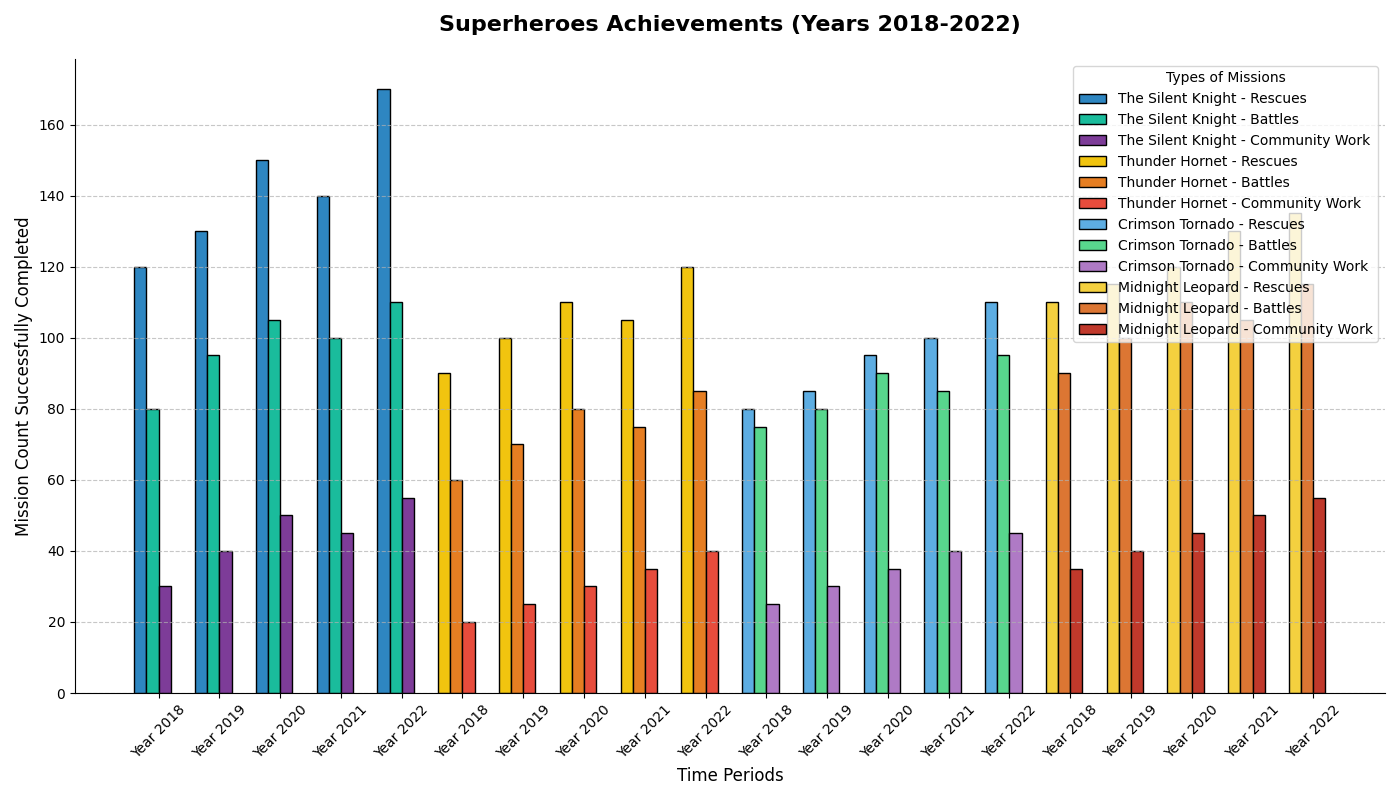

Python code for this plot:
import matplotlib.pyplot as plt
import numpy as np

heroes = ["The Silent Knight", "Thunder Hornet", "Crimson Tornado", "Midnight Leopard"]
timeframe = ["Year 2018", "Year 2019", "Year 2020", "Year 2021", "Year 2022"]

rescues = np.array([
    [120, 130, 150, 140, 170],
    [90, 100, 110, 105, 120],
    [80, 85, 95, 100, 110],
    [110, 115, 120, 130, 135]
])
battles = np.array([
    [80, 95, 105, 100, 110],
    [60, 70, 80, 75, 85],
    [75, 80, 90, 85, 95],
    [90, 100, 110, 105, 115]
])
community = np.array([
    [30, 40, 50, 45, 55],
    [20, 25, 30, 35, 40],
    [25, 30, 35, 40, 45],
    [35, 40, 45, 50, 55]
])

fig, axs = plt.subplots(figsize=(14, 8))
width = 0.2
x = np.arange(len(timeframe))

axs.bar(x - 1.5 * width, rescues[0], width, label='The Silent Knight - Rescues', color='#2E86C1', edgecolor='black')
axs.bar(x - 0.5 * width, battles[0], width, label='The Silent Knight - Battles', color='#1ABC9C', edgecolor='black')
axs.bar(x + 0.5 * width, community[0], width, label='The Silent Knight - Community Work', color='#7D3C98', edgecolor='black')

axs.bar(x - 1.5 * width + 1 * len(timeframe), rescues[1], width, label='Thunder Hornet - Rescues', color='#F1C40F', edgecolor='black')
axs.bar(x - 0.5 * width + 1 * len(timeframe), battles[1], width, label='Thunder Hornet - Battles', color='#E67E22', edgecolor='black')
axs.bar(x + 0.5 * width + 1 * len(timeframe), community[1], width, label='Thunder Hornet - Community Work', color='#E74C3C', edgecolor='black')

axs.bar(x - 1.5 * width + 2 * len(timeframe), rescues[2], width, label='Crimson Tornado - Rescues', color='#5DADE2', edgecolor='black')
axs.bar(x - 0.5 * width + 2 * len(timeframe), battles[2], width, label='Crimson Tornado - Battles', color='#58D68D', edgecolor='black')
axs.bar(x + 0.5 * width + 2 * len(timeframe), community[2], width, label='Crimson Tornado - Community Work', color='#AF7AC5', edgecolor='black')

axs.bar(x - 1.5 * width + 3 * len(timeframe), rescues[3], width, label='Midnight Leopard - Rescues', color='#F4D03F', edgecolor='black')
axs.bar(x - 0.5 * width + 3 * len(timeframe), battles[3], width, label='Midnight Leopard - Battles', color='#DC7633', edgecolor='black')
axs.bar(x + 0.5 * width + 3 * len(timeframe), community[3], width, label='Midnight Leopard - Community Work', color='#C0392B', edgecolor='black')

axs.set_title('Superheroes Achievements (Years 2018-2022)', fontsize=16, fontweight='bold', pad=20)
axs.set_xlabel('Time Periods', fontsize=12)
axs.set_ylabel('Mission Count Successfully Completed', fontsize=12)

axs.set_xticks(np.concatenate([x + offset * len(timeframe) for offset in range(4)]))
axs.set_xticklabels(timeframe * 4, rotation=45)

axs.legend(title='Types of Missions', loc='upper right', frameon=True, fontsize=10)
axs.yaxis.grid(True, linestyle='--', alpha=0.7)

axs.spines['top'].set_visible(False)
axs.spines['right'].set_visible(False)

plt.tight_layout()
plt.show()
